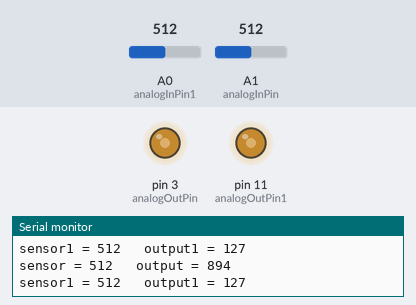
Bench run of a sketch on a simulated Arduino Uno, built with avr-gcc and run on an emulated ATmega328P. On the bench: output pins drawn as LEDs (lit = HIGH), the last lines printed to the serial monitor. The test bench sets the inputs (shaded band); at power-on: A1 (analogInPin) = 512, A0 (analogInPin1) = 512.

Above: at 1.2 s.
1.3 s: A1 (analogInPin) set to 716
At 2.0 s:
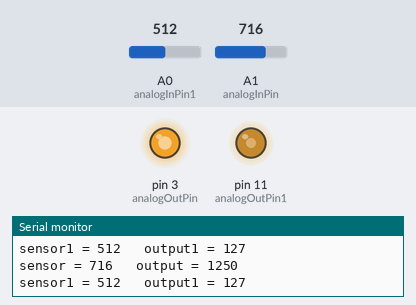
2.8 s: A0 (analogInPin1) set to 993
At 3.9 s:
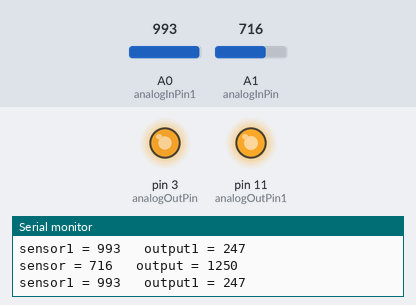
4.3 s: A0 (analogInPin1) set to 1011
At 5.5 s:
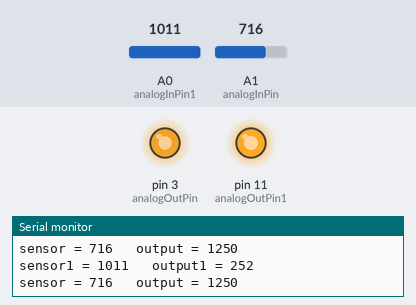
5.8 s: A1 (analogInPin) set to 733
At 6.5 s:
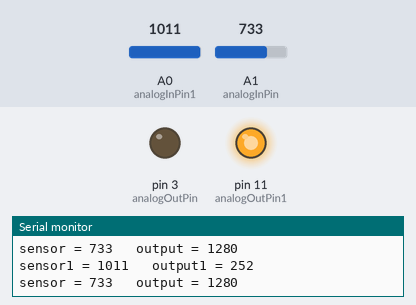
7.3 s: A1 (analogInPin) set to 900
At 8.3 s:
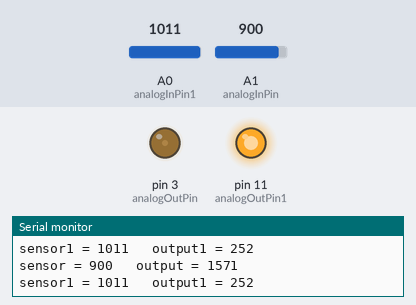
8.8 s: A0 (analogInPin1) set to 716
At 10.2 s:
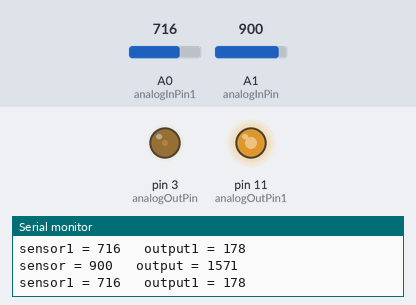
Timing chart, 0 to 11.3 s (numbered marks = the images above; inputs shaded):
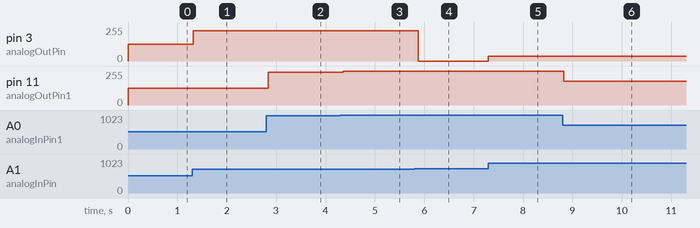

Measured:
- the behaviour switches between 732 and 733 on A1 (analogInPin) (found by bisection; images 3 and 4)
- after the input at 1.3 s, pin 3 (analogOutPin): 126/255 → 226/255 at once
- after the input at 2.8 s, pin 11 (analogOutPin1): 127/255 → 247/255 at once
- after the input at 4.3 s, pin 11 (analogOutPin1): 247/255 → 252/255 after 0.06 s
- after the input at 5.8 s, pin 3 (analogOutPin): 226/255 → 0/255 after 0.08 s
- after the input at 7.3 s, pin 3 (analogOutPin): 0/255 → 35/255 at once
- after the input at 8.8 s, pin 11 (analogOutPin1): 252/255 → 178/255 at once

The sketch:

lightsensorboat.ino
```cpp
/*
  Analog input, analog output, serial output

 This code corresponds to a boat with two light sensors on either side, allowing it to
 follow the light (it steers towards the light)

 for how to build the boat, see levinegabriella.com/teaching

 //you will have to calibrate the values corresponding to your sensor values

 */

// These constants won't change.  They're used to give names
// to the pins used:
const int analogInPin1 = A0;  // Analog input pin that the potentiometer is attached to
const int analogInPin = A1;  // Analog input pin that the potentiometer is attached to
const int analogOutPin1 = 11; // Analog output pin that the LED is attached to
const int analogOutPin = 3; // Analog output pin that the LED is attached to

int sensorValue = 0;        // value read from the pot
int outputValue = 0;        // value output to the PWM (analog out)
int sensorValue1 = 0;        // value read from the pot
int outputValue1 = 0;        // value output to the PWM (analog out)

void setup() {
  // initialize serial communications at 9600 bps:
  Serial.begin(9600);
}

void loop() {
  // read the analog in value:
  sensorValue = analogRead(analogInPin);
  // map it to the range of the analog out:
  outputValue = map(sensorValue, 0, 1023/7, 0, 255);
  // change the analog out value:
  analogWrite(analogOutPin, outputValue);

  // print the results to the serial monitor:
  Serial.print("sensor = " );
  Serial.print(sensorValue);
  Serial.print("\t output = ");
  Serial.println(outputValue);


  sensorValue1 = analogRead(analogInPin1);
  // map it to the range of the analog out:
  outputValue1 = map(sensorValue1, 0, 1023, 0, 255);
  // change the analog out value:
  analogWrite(analogOutPin1, outputValue1);

  // print the results to the serial monitor:
  Serial.print("sensor1 = " );
  Serial.print(sensorValue1);
  Serial.print("\t output1 = ");
  Serial.println(outputValue1);

  // wait 10 milliseconds before the next loop
  // for the analog-to-digital converter to settle
  // after the last reading:
  delay(100);
}

//practice how to set a max and min so it doesn't blink
```
